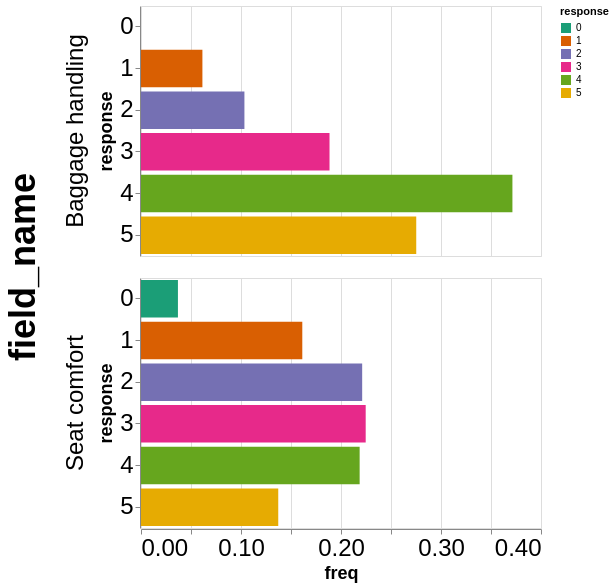

Write the Vega-Lite specification saved for this chart.
### Vega-Lite specification from a JSON file in a GitHub repository (floating-point values rounded to 4 significant figures)
{"config": {"view": {"width": 400, "height": 300}, "mark": {"tooltip": null}, "axis": {"labelFontSize": 24, "titleFontSize": 18}, "header": {"labelFontSize": 24, "titleFontSize": 36}}, "data": {"name": "data-15438e8fdb25ef7003001cc1ded0d727"}, "facet": {"row": {"type": "nominal", "field": "field_name"}}, "spec": {"mark": "bar", "encoding": {"fill": {"type": "nominal", "field": "response", "scale": {"scheme": "dark2"}}, "x": {"type": "quantitative", "field": "freq"}, "y": {"type": "nominal", "field": "response"}}, "height": 250, "width": 400}, "$schema": "https://vega.github.io/schema/vega-lite/v5.json", "datasets": {"data-15438e8fdb25ef7003001cc1ded0d727": [{"Unnamed: 0": 0, "field_name": "Baggage handling", "response": 1, "count": 7975, "freq": 0.0614, "end_percent": 0.0614, "start_percent": 0.0, "negative": true, "end_percent2": -0.1034, "start_percent2": -0.1648}, {"Unnamed: 0": 1, "field_name": "Baggage handling", "response": 2, "count": 13432, "freq": 0.1034, "end_percent": 0.1648, "start_percent": 0.0614, "negative": true, "end_percent2": 0.0, "start_percent2": -0.1034}, {"Unnamed: 0": 2, "field_name": "Baggage handling", "response": 3, "count": 24485, "freq": 0.1885, "end_percent": 0.3533, "start_percent": 0.1648, "negative": false, "end_percent2": 0.1885, "start_percent2": 0.0}, {"Unnamed: 0": 3, "field_name": "Baggage handling", "response": 4, "count": 48240, "freq": 0.3714, "end_percent": 0.7248, "start_percent": 0.3533, "negative": false, "end_percent2": 0.5599, "start_percent2": 0.1885}, {"Unnamed: 0": 4, "field_name": "Baggage handling", "response": 5, "count": 35748, "freq": 0.2752, "end_percent": 1.0, "start_percent": 0.7248, "negative": false, "end_percent2": 0.8352, "start_percent2": 0.5599}, {"Unnamed: 0": 5, "field_name": "Seat comfort", "response": 0, "count": 4797, "freq": 0.03693, "end_percent": 0.03693, "start_percent": 0.0, "negative": true, "end_percent2": -0.3825, "start_percent2": -0.4194}, {"Unnamed: 0": 6, "field_name": "Seat comfort", "response": 1, "count": 20949, "freq": 0.1613, "end_percent": 0.1982, "start_percent": 0.03693, "negative": true, "end_percent2": -0.2212, "start_percent2": -0.3825}, {"Unnamed: 0": 7, "field_name": "Seat comfort", "response": 2, "count": 28726, "freq": 0.2212, "end_percent": 0.4194, "start_percent": 0.1982, "negative": true, "end_percent2": 0.0, "start_percent2": -0.2212}, {"Unnamed: 0": 8, "field_name": "Seat comfort", "response": 3, "count": 29183, "freq": 0.2247, "end_percent": 0.6441, "start_percent": 0.4194, "negative": false, "end_percent2": 0.2247, "start_percent2": 0.0}, {"Unnamed: 0": 9, "field_name": "Seat comfort", "response": 4, "count": 28398, "freq": 0.2186, "end_percent": 0.8627, "start_percent": 0.6441, "negative": false, "end_percent2": 0.4433, "start_percent2": 0.2247}, {"Unnamed: 0": 10, "field_name": "Seat comfort", "response": 5, "count": 17827, "freq": 0.1373, "end_percent": 1.0, "start_percent": 0.8627, "negative": false, "end_percent2": 0.5806, "start_percent2": 0.4433}]}}
